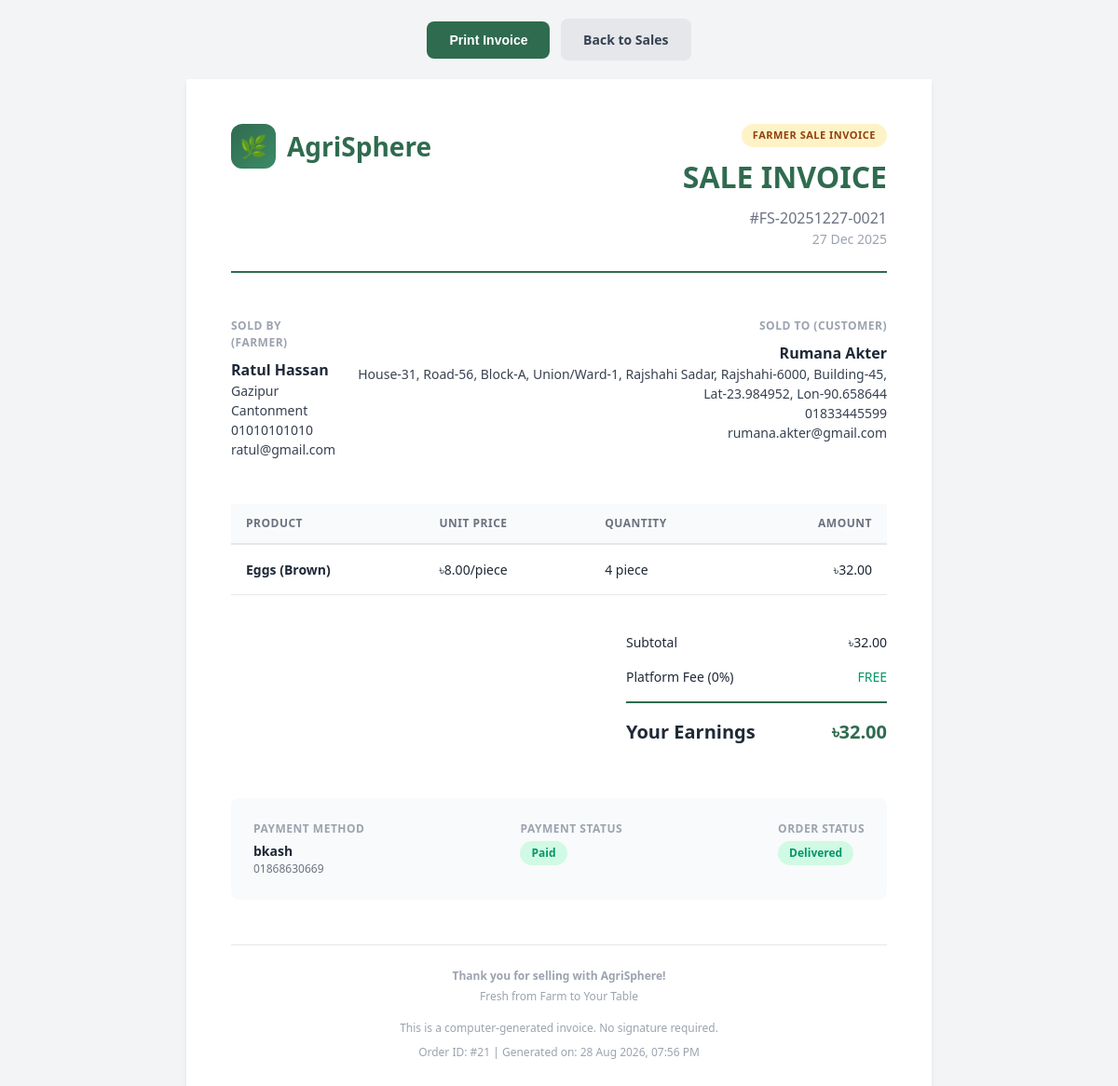
Screenshot of /farmer/sale_invoice.php?id=21 (signed in) with the database file from the repository.
### tables this page shows
CREATE TABLE `customer_order` (
  `order_id` int(11) NOT NULL AUTO_INCREMENT,
  `customer_id` int(11) NOT NULL,
  `total_amount` decimal(10,2) DEFAULT NULL,
  `order_date` datetime NOT NULL,
  `status` varchar(50) DEFAULT NULL,
  `processed_at` datetime DEFAULT NULL,
  `shipped_at` datetime DEFAULT NULL,
  `delivered_at` datetime DEFAULT NULL,
  `cancelled_at` datetime DEFAULT NULL,
  `updated_by` int(11) DEFAULT NULL,
  PRIMARY KEY (`order_id`),
  KEY `fk_order_customer` (`customer_id`),
  CONSTRAINT `fk_order_customer` FOREIGN KEY (`customer_id`) REFERENCES `customer` (`customer_id`) ON DELETE CASCADE ON UPDATE CASCADE
);

CREATE TABLE `farmer` (
  `farmer_id` int(11) NOT NULL,
  `address` varchar(255) DEFAULT NULL,
  `bank_name` varchar(100) DEFAULT NULL,
  `bank_account_number` varchar(100) DEFAULT NULL,
  PRIMARY KEY (`farmer_id`),
  CONSTRAINT `fk_farmer_user` FOREIGN KEY (`farmer_id`) REFERENCES `user` (`User_id`) ON DELETE CASCADE ON UPDATE CASCADE
);

CREATE TABLE `user` (
  `User_id` int(11) NOT NULL AUTO_INCREMENT,
  `First_name` varchar(100) NOT NULL,
  `Last_name` varchar(100) NOT NULL,
  `Username` varchar(100) NOT NULL,
  `Password` varchar(255) NOT NULL,
  `User_type` enum('Farmer','Customer','Admin') NOT NULL,
  `Phone` varchar(20) DEFAULT NULL,
  `Email` varchar(150) DEFAULT NULL,
  `NID` varchar(20) DEFAULT NULL,
  `email_verified` tinyint(1) DEFAULT 0,
  `last_login` datetime DEFAULT NULL,
  `notify_email` tinyint(1) NOT NULL DEFAULT 1,
  `notify_sms` tinyint(1) NOT NULL DEFAULT 0,
  `notify_push` tinyint(1) NOT NULL DEFAULT 0,
  PRIMARY KEY (`User_id`),
  UNIQUE KEY `Username` (`Username`)
);

CREATE TABLE `customer` (
  `customer_id` int(11) NOT NULL,
  `address` varchar(255) DEFAULT NULL,
  `phone` varchar(20) DEFAULT NULL,
  PRIMARY KEY (`customer_id`),
  CONSTRAINT `fk_customer_user` FOREIGN KEY (`customer_id`) REFERENCES `user` (`User_id`) ON DELETE CASCADE ON UPDATE CASCADE
);

CREATE TABLE `order_items` (
  `order_item_id` int(11) NOT NULL AUTO_INCREMENT,
  `order_id` int(11) NOT NULL,
  `product_id` int(11) NOT NULL,
  `quantity` int(11) NOT NULL,
  `price_per_unit` decimal(10,2) DEFAULT NULL,
  PRIMARY KEY (`order_item_id`),
  KEY `fk_orderitem_order` (`order_id`),
  KEY `fk_orderitem_product` (`product_id`),
  CONSTRAINT `fk_orderitem_order` FOREIGN KEY (`order_id`) REFERENCES `customer_order` (`order_id`) ON DELETE CASCADE ON UPDATE CASCADE,
  CONSTRAINT `fk_orderitem_product` FOREIGN KEY (`product_id`) REFERENCES `farm_product` (`product_id`) ON UPDATE CASCADE
);

CREATE TABLE `farm_product` (
  `product_id` int(11) NOT NULL AUTO_INCREMENT,
  `farmer_id` int(11) NOT NULL,
  `category_id` int(11) NOT NULL,
  `product_name` varchar(150) NOT NULL,
  `description` varchar(200) DEFAULT NULL,
  `product_image` varchar(255) DEFAULT NULL,
  `unit` varchar(50) DEFAULT NULL,
  `price_per_unit` decimal(10,2) DEFAULT NULL,
  `quantity` int(11) DEFAULT 0,
  `status` enum('pending','approved','rejected') DEFAULT 'pending',
  `rejection_reason` varchar(255) DEFAULT NULL,
  `submitted_at` datetime DEFAULT current_timestamp(),
  `approved_at` datetime DEFAULT NULL,
  `approved_by` int(11) DEFAULT NULL,
  `created_at` datetime DEFAULT current_timestamp(),
  PRIMARY KEY (`product_id`),
  KEY `fk_product_farmer` (`farmer_id`),
  KEY `fk_product_category` (`category_id`),
  CONSTRAINT `fk_product_category` FOREIGN KEY (`category_id`) REFERENCES `category` (`category_id`) ON UPDATE CASCADE,
  CONSTRAINT `fk_product_farmer` FOREIGN KEY (`farmer_id`) REFERENCES `farmer` (`farmer_id`) ON DELETE CASCADE ON UPDATE CASCADE
);

CREATE TABLE `payment` (
  `payment_id` int(11) NOT NULL AUTO_INCREMENT,
  `order_id` int(11) NOT NULL,
  `payment_method` varchar(50) DEFAULT NULL,
  `bkash_number` varchar(20) DEFAULT NULL,
  `payment_status` varchar(20) DEFAULT 'Paid',
  `payment_fee` decimal(10,2) NOT NULL DEFAULT 0.00,
  `payment_reference` varchar(40) DEFAULT NULL,
  `payment_time` datetime DEFAULT current_timestamp(),
  PRIMARY KEY (`payment_id`),
  KEY `order_id` (`order_id`),
  CONSTRAINT `payment_ibfk_1` FOREIGN KEY (`order_id`) REFERENCES `customer_order` (`order_id`)
);

### includes/functions.php (called while the page is built, shortened)
<?php
function sanitize($input) {
    return htmlspecialchars(strip_tags(trim((string)($input ?? ''))), ENT_QUOTES, 'UTF-8');
}
function formatCurrency($amount) {
    return CURRENCY . number_format($amount, 2);
}
function formatDate($date, $format = 'd M Y') {
    return date($format, strtotime($date));
}
function getCurrentUserId() {
    return $_SESSION['user_id'] ?? null;
}

### farmer/sale_invoice.php (the view, shortened to what this page needs)
<?php
require_once __DIR__ . '/../includes/db.php';
require_once __DIR__ . '/../includes/functions.php';
$farmerId = getCurrentUserId();
$orderId = (int)($_GET['id'] ?? 0);
$stmt = $conn->prepare("
    SELECT co.*,
           p.payment_method, p.payment_status, p.bkash_number,
           CONCAT(u.First_name, ' ', u.Last_name) as customer_name,
           u.Email as customer_email,
           u.Phone as customer_phone,
           c.address as customer_address
    FROM customer_order co
    JOIN user u ON co.customer_id = u.User_id
    LEFT JOIN customer c ON co.customer_id = c.customer_id
    LEFT JOIN payment p ON co.order_id = p.order_id
    JOIN order_items oi ON co.order_id = oi.order_id
    JOIN farm_product fp ON oi.product_id = fp.product_id
    WHERE co.order_id = ? AND fp.farmer_id = ?
    LIMIT 1
");
$stmt->bind_param("ii", $orderId, $farmerId);
$stmt->execute();
$order = $stmt->get_result()->fetch_assoc();
$stmt = $conn->prepare("
    SELECT oi.*, fp.product_name, fp.unit
    FROM order_items oi
    JOIN farm_product fp ON oi.product_id = fp.product_id
    WHERE oi.order_id = ? AND fp.farmer_id = ?
");
$stmt->bind_param("ii", $orderId, $farmerId);
$stmt->execute();
$orderItems = $stmt->get_result()->fetch_all(MYSQLI_ASSOC);
$farmerTotal = 0;
foreach ($orderItems as $item) {
    $farmerTotal += $item['price_per_unit'] * $item['quantity'];
}
$stmt = $conn->prepare("SELECT u.*, f.address FROM user u LEFT JOIN farmer f ON u.User_id = f.farmer_id WHERE u.User_id = ?");
$stmt->bind_param("i", $farmerId);
$stmt->execute();
$farmer = $stmt->get_result()->fetch_assoc();
$invoiceNumber = 'FS-' . date('Ymd', strtotime($order['order_date'])) . '-' . str_pad($orderId, 4, '0', STR_PAD_LEFT);
?>
<!DOCTYPE html>
<html lang="en">
<head>
</head>
<body>
    <div class="actions">
        <button class="btn btn-primary" onclick="window.print()">
            Print Invoice
        </button>
        <a href="my_sales.php" class="btn btn-secondary">
            Back to Sales
        </a>
    </div>
    <div class="invoice">
        <div class="header">
            <div class="logo">
                <div class="logo-icon">
                    <span>&#127807;</span>
                </div>
                <span class="logo-text">AgriSphere</span>
            </div>
            <div class="invoice-info">
                <div class="invoice-badge">Farmer Sale Invoice</div>
                <div class="invoice-title">SALE INVOICE</div>
                <div class="invoice-number">#<?php echo $invoiceNumber; ?></div>
                <div class="invoice-date"><?php echo formatDate($order['order_date'], 'd M Y'); ?></div>
            </div>
        </div>
        <div class="addresses">
            <div class="address-block">
                <h4>Sold By (Farmer)</h4>
                <p><strong><?php echo sanitize($farmer['First_name'] . ' ' . $farmer['Last_name']); ?></strong></p>
                <p><?php echo nl2br(sanitize($farmer['address'] ?? '')); ?></p>
                <p><?php echo sanitize($farmer['Phone'] ?? ''); ?></p>
                <p><?php echo sanitize($farmer['Email']); ?></p>
            </div>
            <div class="address-block" style="text-align: right;">
                <h4>Sold To (Customer)</h4>
                <p><strong><?php echo sanitize($order['customer_name']); ?></strong></p>
                <p><?php echo nl2br(sanitize($order['customer_address'] ?? '')); ?></p>
                <p><?php echo sanitize($order['customer_phone']); ?></p>
                <p><?php echo sanitize($order['customer_email']); ?></p>
            </div>
        </div>
        <table class="items-table">
            <thead>
                <tr>
                    <th>Product</th>
                    <th>Unit Price</th>
                    <th>Quantity</th>
                    <th>Amount</th>
                </tr>
            </thead>
            <tbody>
                <?php foreach ($orderItems as $item): ?>
                    <tr>
                        <td>
                            <div class="product-name"><?php echo sanitize($item['product_name']); ?></div>
                        </td>
                        <td><?php echo formatCurrency($item['price_per_unit']); ?>/<?php echo sanitize($item['unit']); ?></td>
                        <td><?php echo $item['quantity']; ?> <?php echo sanitize($item['unit']); ?></td>
                        <td><?php echo formatCurrency($item['price_per_unit'] * $item['quantity']); ?></td>
                    </tr>
                <?php endforeach; ?>
            </tbody>
        </table>
        <div class="summary">
            <div class="summary-table">
                <div class="summary-row">
                    <span>Subtotal</span>
                    <span><?php echo formatCurrency($farmerTotal); ?></span>
                </div>
                <div class="summary-row">
                    <span>Platform Fee (0%)</span>
                    <span style="color: #059669;">FREE</span>
                </div>
                <div class="summary-row total">
                    <span>Your Earnings</span>
                    <span class="amount"><?php echo formatCurrency($farmerTotal); ?></span>
                </div>
            </div>
        </div>
        <div class="payment-info">
            <div>
                <h4>Payment Method</h4>
                <p><strong><?php echo sanitize($order['payment_method'] ?? 'N/A'); ?></strong></p>
                <?php if (!empty($order['bkash_number'])): ?>
                    <p style="font-size: 12px; color: #6b7280;"><?php echo sanitize($order['bkash_number']); ?></p>
                <?php endif; ?>
            </div>
            <div>
                <h4>Payment Status</h4>
                <span class="payment-status <?php echo strtolower($order['payment_status'] ?? 'pending'); ?>">
                    <?php echo $order['payment_status'] ?? 'Pending'; ?>
                </span>
            </div>
            <div>
                <h4>Order Status</h4>
                <span class="order-status <?php echo strtolower($order['status'] ?? 'processing'); ?>">
                    <?php echo $order['status'] ?? 'Processing'; ?>
                </span>
            </div>
        </div>
        <div class="footer">
            <p><strong>Thank you for selling with AgriSphere!</strong></p>
            <p>Fresh from Farm to Your Table</p>
            <p style="margin-top: 16px;">This is a computer-generated invoice. No signature required.</p>
            <p style="margin-top: 8px;">Order ID: #<?php echo $orderId; ?> | Generated on: <?php echo date('d M Y, h:i A'); ?></p>
        </div>
    </div>
</body>
</html>

### farmer/sale_invoice.php (style rules this page uses)
* { margin: 0; padding: 0; box-sizing: border-box; }
body { font-family: 'Segoe UI', system-ui, -apple-system, sans-serif; font-size: 14px; line-height: 1.5; color: #1f2937; background: #f3f4f6; padding: 20px; }
.invoice { max-width: 800px; margin: 0 auto; background: white; padding: 48px; box-shadow: 0 4px 6px -1px rgba(0, 0, 0, 0.1); }
.header { display: flex; justify-content: space-between; align-items: flex-start; margin-bottom: 48px; padding-bottom: 24px; border-bottom: 2px solid #2F6B4F; }
.logo { display: flex; align-items: center; gap: 12px; }
.logo-icon { width: 48px; height: 48px; background: linear-gradient(135deg, #2F6B4F 0%, #3d8b68 100%); border-radius: 12px; display: flex; align-items: center; justify-content: center; color: white; font-size: 24px; }
.logo-text { font-size: 28px; font-weight: 700; color: #2F6B4F; }
.invoice-info { text-align: right; }
.invoice-title { font-size: 32px; font-weight: 700; color: #2F6B4F; margin-bottom: 8px; }
.invoice-badge { display: inline-block; background: #FEF3C7; color: #92400E; padding: 4px 12px; border-radius: 20px; font-size: 11px; font-weight: 600; margin-bottom: 8px; text-transform: uppercase; letter-spacing: 0.5px; }
.invoice-number { font-size: 16px; color: #6b7280; }
.invoice-date { font-size: 14px; color: #9ca3af; }
.addresses { display: flex; justify-content: space-between; margin-bottom: 48px; }
.address-block h4 { font-size: 12px; text-transform: uppercase; letter-spacing: 0.5px; color: #9ca3af; margin-bottom: 8px; }
.address-block p { color: #374151; }
.address-block strong { font-size: 16px; color: #1f2937; }
.items-table { width: 100%; border-collapse: collapse; margin-bottom: 32px; }
.items-table th { text-align: left; padding: 12px 16px; background: #f9fafb; border-bottom: 2px solid #e5e7eb; font-size: 12px; text-transform: uppercase; letter-spacing: 0.5px; color: #6b7280; }
.items-table th:last-child, .items-table td:last-child { text-align: right; }
.items-table td { padding: 16px; border-bottom: 1px solid #e5e7eb; }
.items-table .product-name { font-weight: 600; color: #1f2937; }
.summary { display: flex; justify-content: flex-end; }
.summary-table { width: 280px; }
.summary-row { display: flex; justify-content: space-between; padding: 8px 0; }
.summary-row.total { border-top: 2px solid #2F6B4F; margin-top: 8px; padding-top: 16px; font-size: 20px; font-weight: 700; }
.summary-row.total .amount { color: #2F6B4F; }
.payment-info { margin-top: 48px; padding: 24px; background: #f9fafb; border-radius: 8px; display: flex; justify-content: space-between; }
.payment-info h4 { font-size: 12px; text-transform: uppercase; letter-spacing: 0.5px; color: #9ca3af; margin-bottom: 4px; }
.payment-status { display: inline-block; padding: 4px 12px; border-radius: 9999px; font-size: 12px; font-weight: 600; }
.payment-status.paid { background: #d1fae5; color: #059669; }
.order-status { display: inline-block; padding: 4px 12px; border-radius: 9999px; font-size: 12px; font-weight: 600; }
.order-status.delivered { background: #d1fae5; color: #059669; }
.footer { margin-top: 48px; padding-top: 24px; border-top: 1px solid #e5e7eb; text-align: center; color: #9ca3af; font-size: 12px; }
.footer p { margin-bottom: 4px; }
.actions { margin-bottom: 20px; text-align: center; }
.btn { display: inline-block; padding: 12px 24px; border-radius: 8px; font-size: 14px; font-weight: 600; text-decoration: none; cursor: pointer; border: none; }
.btn-primary { background: #2F6B4F; color: white; }
.btn-secondary { background: #e5e7eb; color: #374151; margin-left: 8px; }

### rows the page displays
customer_order: order_date "FS-20251227-0021", order_date "27 Dec 2025", customer.address "House-31, Road-56, Block-A, Union/Ward-1, Rajshahi Sadar, Rajshahi-6000, Building-45, Lat-23.984952, Lon-90.658644", user.Phone "01833445599", user.Email "rumana.akter@gmail.com", payment.payment_method "bkash", payment.bkash_number "01868630669", payment.payment_status "Paid", status "Delivered"
farmer: farmer_id.Last_name "Ratul Hassan", address "Gazipur Cantonment", farmer_id.Phone "01010101010", farmer_id.Email "ratul@gmail.com"
order_items: product.product_name "Eggs (Brown)", price_per_unit "৳8.00", product.unit "piece", quantity "4", formatCurrency($item['price_per_unit'] * $item['quantity']) "৳32.00"

### other values shown
$order['customer_name'] "Rumana Akter"
formatCurrency($farmerTotal) "৳32.00"
$orderId "21"
